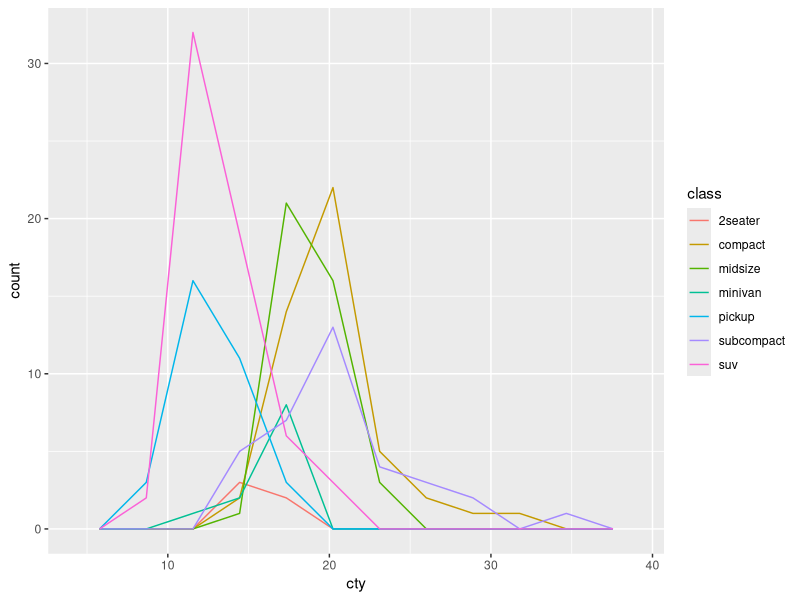
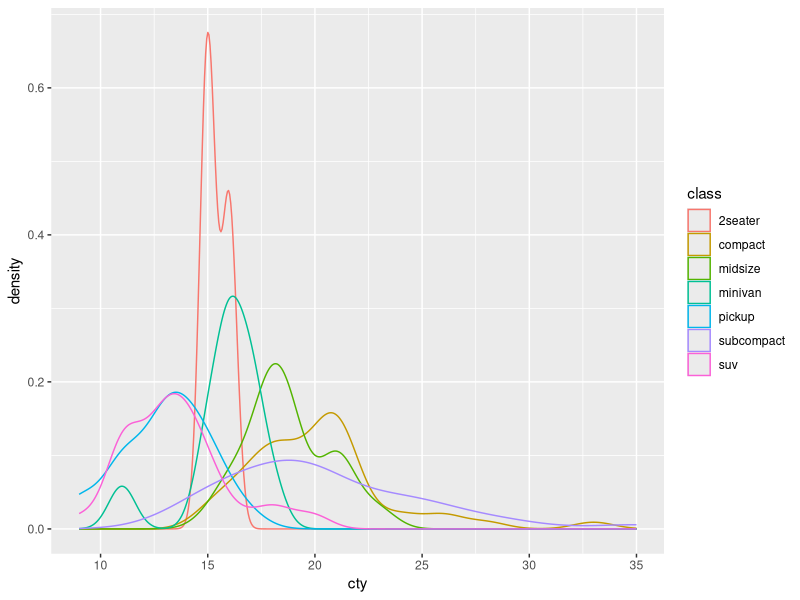
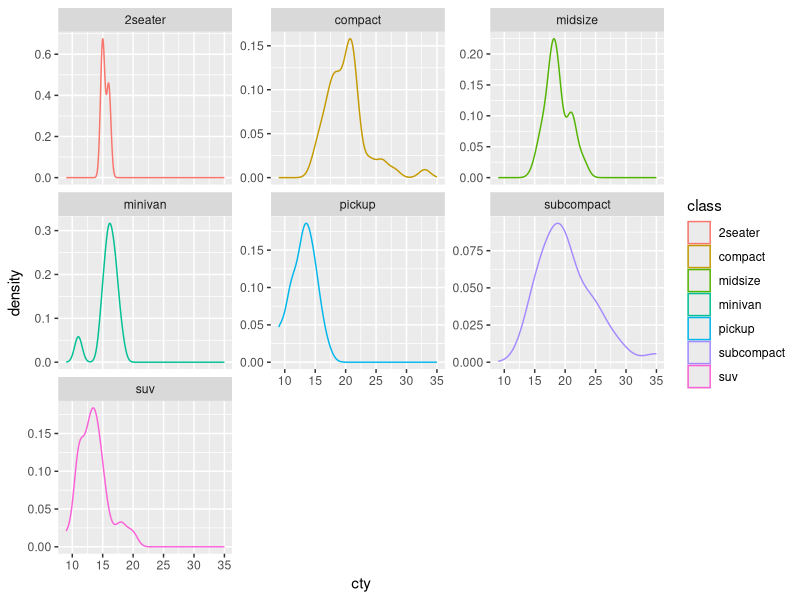
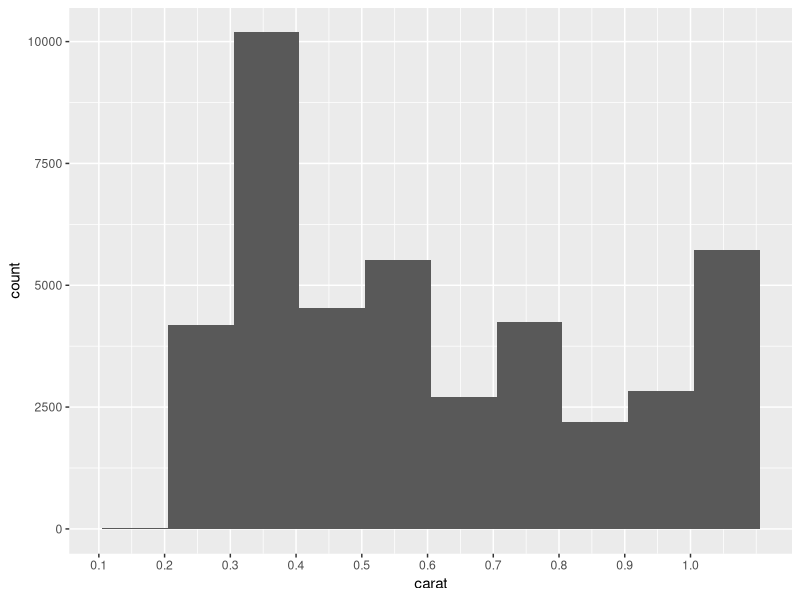

Here is the R script that generated these plots, in order:
## ---- chunk 1
# knitr options
knitr::opts_chunk$set(echo = TRUE)
## ---- chunk 2
library(tidyverse)

## ---- chunk 3
## NOTE: No need to modify
mpg %>%
  ggplot(aes(cty, color = class)) +
  geom_freqpoly(bins = 10)
## ---- chunk 4
## NOTE: No need to modify
mpg %>%
  ggplot(aes(cty, color = class)) +
  geom_density()
## ---- chunk 5
mpg %>%
  ggplot(aes(cty, color = class)) +
  geom_density() +
  facet_wrap(~class, scales = "free_y")
## ---- chunk 6
## TODO: Run this chunk; play with differnet bin widths
diamonds %>%
  filter(carat < 1.1) %>%

  ggplot(aes(carat)) +
  geom_histogram(binwidth = 0.1, boundary = 0.005) +
  scale_x_continuous(
    breaks = seq(0, 1, by = 0.1)

  )
